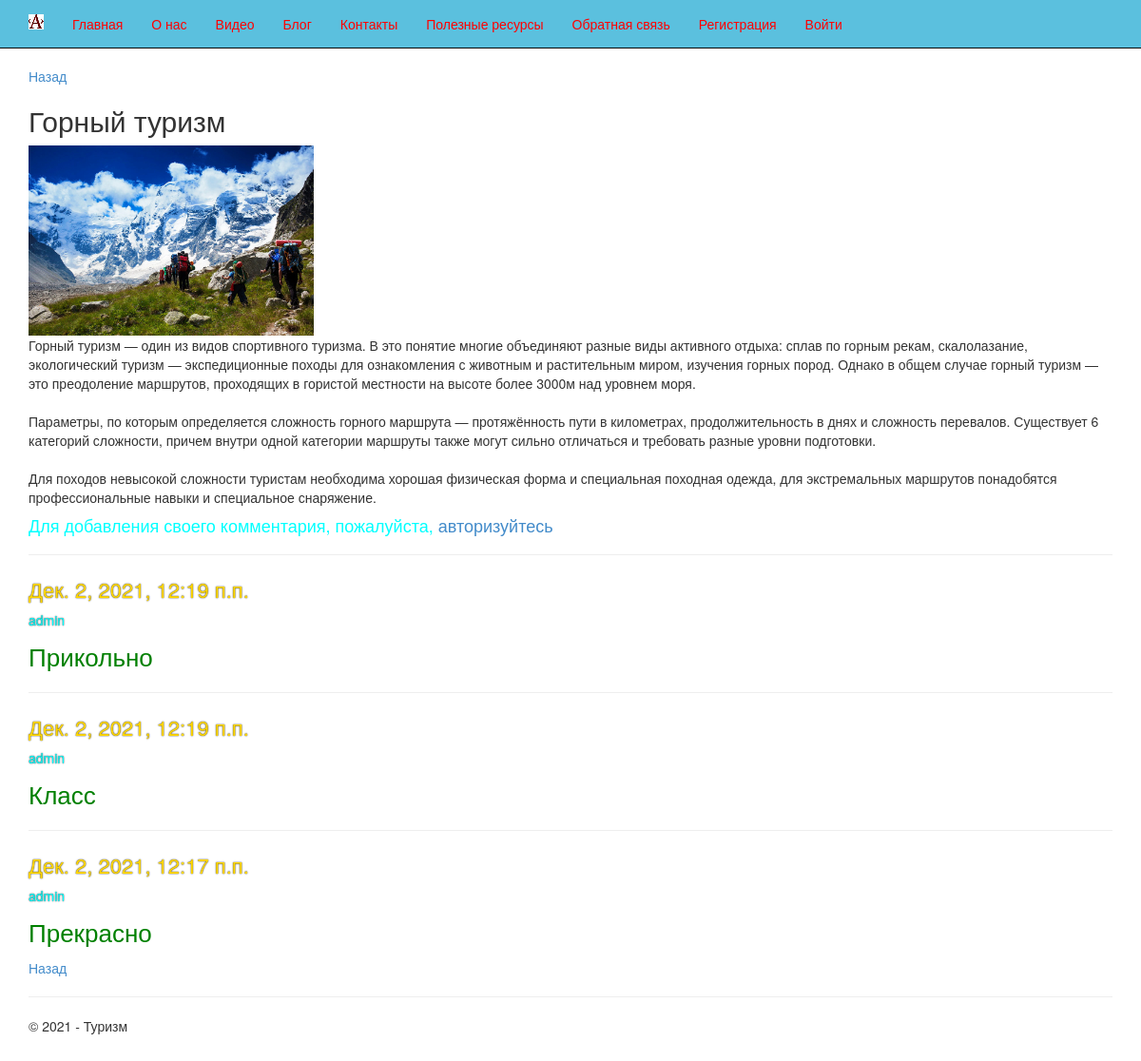
/6/, run on the app's committed database.
### app/models.py (models this page shows, shortened)
class Blog(models.Model):
    title = models.CharField(max_length = 100, unique_for_date = "posted", verbose_name = "Заголовок")
    description = models.TextField(verbose_name = "Краткое содержание")
    content = models.TextField(verbose_name = "Полное содержание")
    posted = models.DateTimeField(default = datetime.now(), db_index = True, verbose_name = "Опубликован")
    author = models.ForeignKey(User, null=True, blank=True, on_delete = models.SET_NULL, verbose_name = "Автор")
    image = models.FileField(default = "temp.jpg", verbose_name = "Путь к картинке")

class Comment(models.Model):
    text = models.TextField(verbose_name = "Комментарий")
    date = models.DateTimeField(default = datetime.now(), db_index = True, verbose_name = "Дата")
    author = models.ForeignKey(User, on_delete = models.CASCADE, verbose_name = "Автор")
    post = models.ForeignKey(Blog, on_delete = models.CASCADE, verbose_name = "Статья")
    class Meta:
        db_table = "Comments"
        ordering = ["-date"]
        verbose_name = "Комментарий"
        verbose_name_plural = "Комментарии к статьям блога"

### app/views.py (the view)
# urls.py: url(r'^(?P<parametr>\d+)/$', app.views.blogpost, name='blogpost'),
def blogpost(request, parametr):
    assert isinstance(request, HttpRequest)
    post_1 = Blog.objects.get(id=parametr) # запрос на выбор конкретной статьи по параметру
    comments = Comment.objects.filter(post=parametr)
    if request.method == "POST": # после отправки данных формы на сервер методом POST
        form = CommentForm(request.POST)
        if form.is_valid():
            comment_f = form.save(commit=False)
            comment_f.author = request.user # добавляем (так как этого поля нет в форме) в модель Комментария (Comment) в поле автор авторизованного пользователя
            comment_f.date = datetime.now() # добавляем в модель Комментария (Comment) текущую дату
            comment_f.post = Blog.objects.get(id=parametr) # добавляем в модель Комментария (Comment) статью, для которой данный комментарий
            comment_f.save() # сохраняем изменения после добавления полей
            return redirect('blogpost', parametr=post_1.id) # переадресация на ту же страницу статьи после отправки
    else:
        form = CommentForm() # создание формы для ввода комментария
    return render(
        request,
        'app/blogpost.html',
        {
        'post_1': post_1, # передача конкретной статьи в шаблон веб-страницы
        'comments': comments, # передача всех комментариев к данной статье в шаблон веб-страницы
        'form': form, # передача формы добавления комментария в шаблон веб-страницы
        'year':datetime.now().year,
        }
    )

### app/templates/app/blogpost.html (shortened to what this page needs)
﻿﻿{% extends "app/layout.html" %}
{% block content %}
{% load staticfiles %}
<p><a href="{% url 'blog' %}">Назад</a></p>
    <h2> {{post_1.title}} </h2>
    {% if post_1.image and post_1.image.url != '/media/temp.jpg' %}
   <img src="{{ post_1.image.url }}" alt="Картинка" widht="300" height="200"/>
    {% endif %}
{% autoescape off %}
<p>{{ post_1.content|linebreaksbr }}</p>
{% endautoescape %}
{% if user.is_authenticated %}
    <h3>Добавить комментарий</h3>
    <form method="POST" >{% csrf_token %}
        <div>
        {{form.as_p}}
        <button type="submit" class="save btn btn-default" > Отправить комментарий </button>
        </div>
     </form>
{% else %}
    <h4 style="color:aqua;"> Для добавления своего комментария, пожалуйста, <a href="{% url 'login' %}"> авторизуйтесь </a></h4>
{% endif %}
{% for comment in comments %}
    <hr/>
        <div style="font-size:22px; color:gold; text-shadow:black 0px 0px 1.5px;">
        <h7> {{comment.date}} </h7>
        <h5> {{comment.author}} </h5>
            </div>
    <p style="font-size:26px; color:green;"> {{comment.text|linebreaksbr}} </p>
{% endfor %}
<p><a href="{% url 'blog' %}"> Назад</a></p>
{% endblock %}

### app/static/app/content/site.css (style rules this page uses)
body { padding-top: 50px; padding-bottom: 20px; }

### data on the page
Blog: title "Горный туризм", image (picture), content "Горный туризм — один из видов спортивного туризма. В это понятие многие объединяют разные виды активного отдыха: сплав по горным рекам, скалолазание, экологический туризм — экспедиционные походы для ознакомления с животным и растительным миром, изучения горных пород. Однако в общем случае горный туризм — это преодоление маршрутов, проходящих в гористой местности на высоте более 3000м над уровнем моря. Параметры, по которым определяется сложность горного маршрута — протяжённость пути в километрах, продолжительность в днях и сложность перевалов. Существует 6 категорий сложности, причем внутри одной категории маршруты также могут сильно отличаться и требовать разные уровни подготовки. Для…"
Comment: date "Дек. 2, 2021, 12:19 п.п.", author "admin", text "Прикольно"
Comment: date "Дек. 2, 2021, 12:19 п.п.", author "admin", text "Класс"
Comment: date "Дек. 2, 2021, 12:17 п.п.", author "admin", text "Прекрасно"
